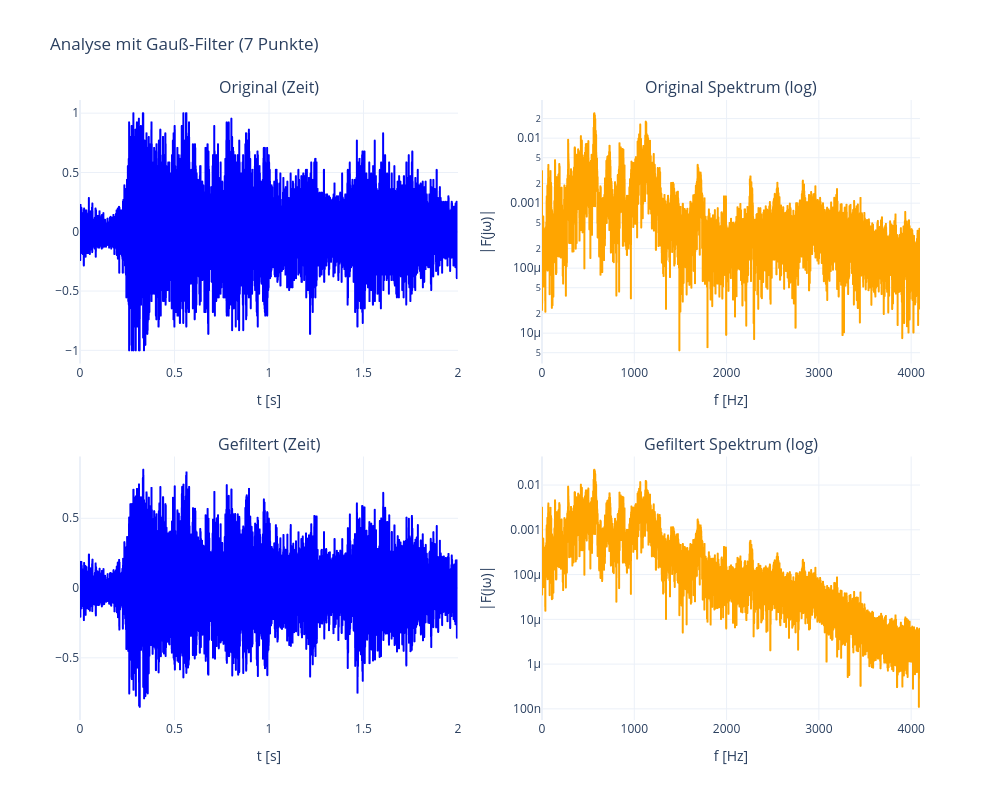

The notebook cell this image was saved under:
### Markdown cell above
## Teil 2: Auswirkung auf ein Signal/Misch-Sinus-Testsignal

### Code cell
# 1. Signal laden (mit Fallback)
try:
    fs_wav, data = wavfile.read('handel.wav')
    
    # Konvertierung zu Float und Normalisierung (-1 bis 1)
    # wavfile liest oft Integers, MATLAB rechnet mit Floats
    sig_c = data.astype(float)
    sig_c = sig_c / np.max(np.abs(sig_c))
    
    # Auf 2 Sekunden kürzen (gemäß Aufgabe)
    sig_c = sig_c[:int(2.0*fs_wav)]
    t_c = np.arange(len(sig_c)) / fs_wav
    print(f"Audio 'handel.wav' geladen: {fs_wav} Hz, {len(sig_c)} Samples.")
    
except FileNotFoundError:
    print("Warnung: 'handel.wav' nicht gefunden. Nutze synthetisches Signal.")
    fs_wav = 100.0
    t_c, sig_c = get_test_signal(fs_wav)

# 2. Filterung (Wir nutzen den 7-Punkte Kernel aus Teil 1)
# kernels[1] entspricht der Länge 7
sig_gauss_filt = signal.lfilter(kernels[1], 1, sig_c)

# 3. Analyse Plotten (Mit unserer Helper-Funktion)
# Das Diagramm ist interaktiv, Sie können im Spektrum reinzoomen.
plot_signal_analysis(t_c, sig_c, sig_gauss_filt, fs_wav, "Analyse mit Gauß-Filter (7 Punkte)")

### Figure 1 — Plotly figure (JSON) as saved in the notebook; plotly's stock layout.template omitted (floating-point values rounded to 4 significant figures; data arrays with more than 128 entries replaced by an {"elided": "..."} marker saying what was removed)
{"data": [{"line": {"color": "blue"}, "name": "Original", "type": "scattergl", "x": {"elided": "16384 float values"}, "xaxis": "x", "y": {"elided": "16384 float values"}, "yaxis": "y"}, {"line": {"color": "blue"}, "name": "Gefiltert", "type": "scattergl", "x": {"elided": "16384 float values"}, "xaxis": "x3", "y": {"elided": "16384 float values"}, "yaxis": "y3"}, {"line": {"color": "orange"}, "name": "Spektrum Orig", "type": "scattergl", "x": {"elided": "16384 float values"}, "xaxis": "x2", "y": {"elided": "16384 float values"}, "yaxis": "y2"}, {"line": {"color": "orange"}, "name": "Spektrum Filt", "type": "scattergl", "x": {"elided": "16384 float values"}, "xaxis": "x4", "y": {"elided": "16384 float values"}, "yaxis": "y4"}], "layout": {"annotations": [{"font": {"size": 16}, "showarrow": false, "text": "Original (Zeit)", "x": 0.225, "xanchor": "center", "xref": "paper", "y": 1, "yanchor": "bottom", "yref": "paper"}, {"font": {"size": 16}, "showarrow": false, "text": "Original Spektrum (log)", "x": 0.775, "xanchor": "center", "xref": "paper", "y": 1, "yanchor": "bottom", "yref": "paper"}, {"font": {"size": 16}, "showarrow": false, "text": "Gefiltert (Zeit)", "x": 0.225, "xanchor": "center", "xref": "paper", "y": 0.425, "yanchor": "bottom", "yref": "paper"}, {"font": {"size": 16}, "showarrow": false, "text": "Gefiltert Spektrum (log)", "x": 0.775, "xanchor": "center", "xref": "paper", "y": 0.425, "yanchor": "bottom", "yref": "paper"}], "height": 800, "showlegend": false, "title": {"text": "Analyse mit Gauß-Filter (7 Punkte)"}, "width": 1000, "xaxis": {"anchor": "y", "domain": [0, 0.45], "title": {"text": "t [s]"}}, "xaxis2": {"anchor": "y2", "domain": [0.55, 1], "range": [0, 4096], "title": {"text": "f [Hz]"}}, "xaxis3": {"anchor": "y3", "domain": [0, 0.45], "title": {"text": "t [s]"}}, "xaxis4": {"anchor": "y4", "domain": [0.55, 1], "range": [0, 4096], "title": {"text": "f [Hz]"}}, "yaxis": {"anchor": "x", "domain": [0.575, 1]}, "yaxis2": {"anchor": "x2", "domain": [0.575, 1], "title": {"text": "|F(jω)|"}, "type": "log"}, "yaxis3": {"anchor": "x3", "domain": [0, 0.425]}, "yaxis4": {"anchor": "x4", "domain": [0, 0.425], "title": {"text": "|F(jω)|"}, "type": "log"}}}
